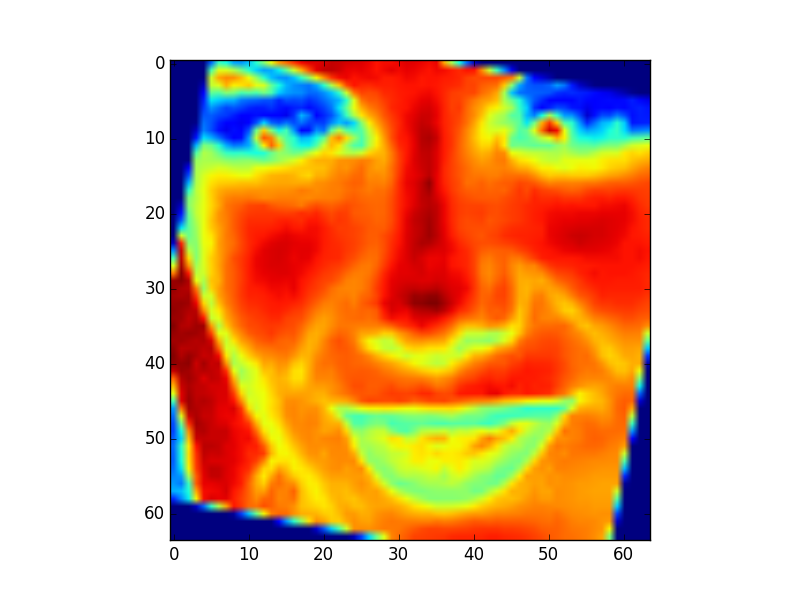
#> input picture img/eyes_aligned.png, 800 x 600 px
$ python eyes_detection.py img/eyes_aligned.png   (Python 2 division)   (older library calls are emulated)
#> lines starting #> are read from the running program, lines starting #| are printed output that depends on the picture
import sys
import cv2
import math
import numpy as np
import matplotlib.pyplot as plt

from skimage.filter import sobel
from sklearn.cluster import KMeans


def binarize_img(img):
    #binarize image with k means (k=2)
    k = KMeans(n_clusters=2)
    k.fit(img.reshape((64 * 64, 1)))

    binarized_img = k.predict(img.reshape((64 * 64, 1)))
    binarized_img = binarized_img.reshape((64, 64))

    v = binarized_img.sum(axis=1)
    h = binarized_img.sum(axis=0)

    n = np.array([h] * 64)

    for i in range(64):
        n[:,i] += v

    binarized_img -= 1
    binarized_img = abs(binarized_img)
    return binarized_img

# [37 lines left out: function eyes_detection, not called in this run]


def angle(p1, p2):
    a = np.arctan2(p2[0] - p1[0], p2[1] - p1[1])
    return np.rad2deg(a)

# [5 lines left out: function get_face_rotation_angle, not called in this run]

if __name__ == '__main__':
    img = cv2.imread(sys.argv[1], 0)
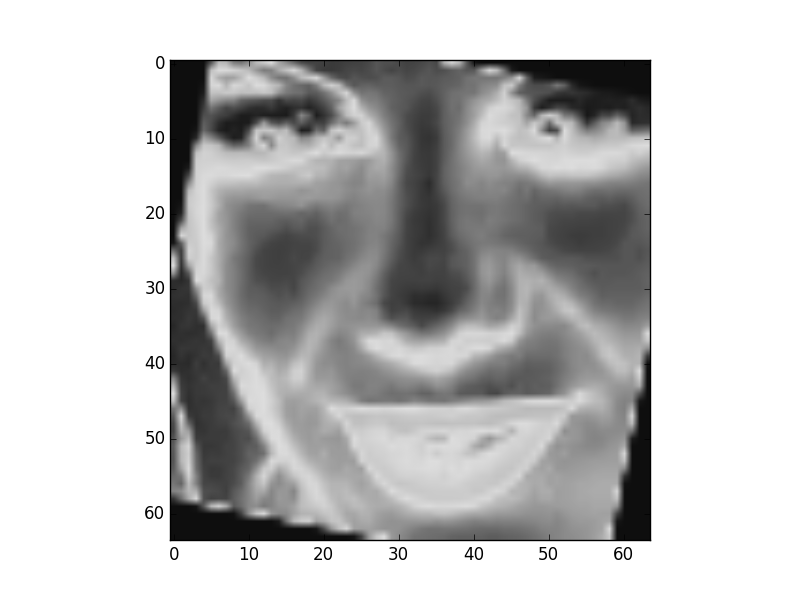
#> img: shape (600, 800); min 0, max 255, mean 193.6

    #binarization of the image & eyes detection
    print "binarization of the image..."
#> (the run stopped early here; a loop or call above may not have finished)

$ run again, on img/k_mean_2k.png
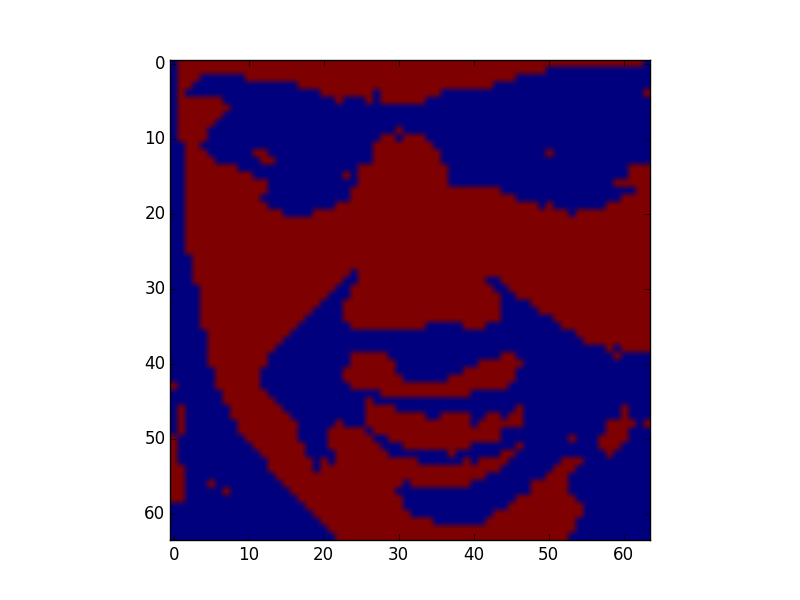
#> input picture img/k_mean_2k.png, 800 x 600 px
#> `img = cv2.imread(sys.argv[1], 0)`:
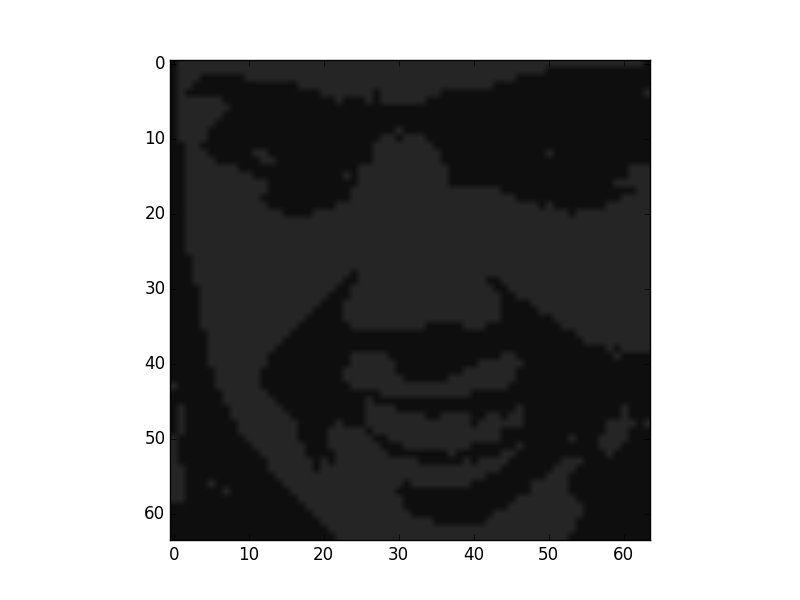
#> img: shape (600, 800); min 0, max 255, mean 143.5
